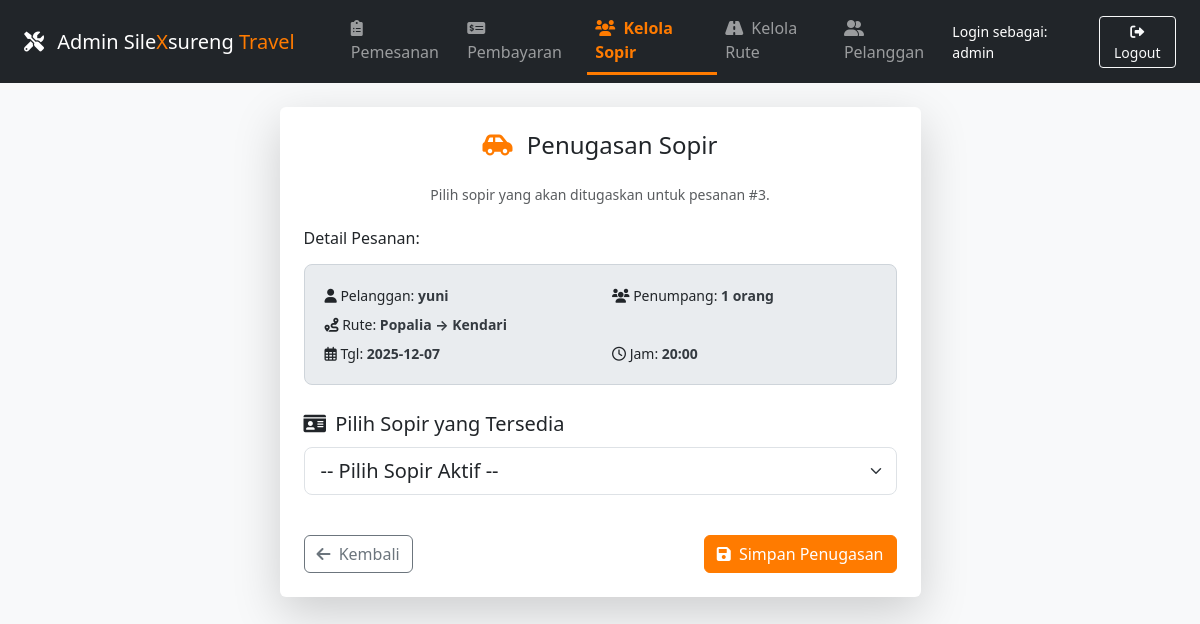
The app's page /admin_pilih_sopir.php?id_pemesanan=3 (signed in) with its own data.
### tables this page shows
CREATE TABLE `pemesanan` (
  `id_pemesanan` int(11) NOT NULL,
  `id_pelanggan` int(11) NOT NULL,
  `id_rute` int(11) NOT NULL,
  `id_sopir` int(11) DEFAULT NULL,
  `tanggal_berangkat` date NOT NULL,
  `jam_berangkat` time NOT NULL,
  `jumlah_penumpang` int(11) NOT NULL,
  `total_harga` decimal(12,2) NOT NULL,
  `status` enum('pending','dialokasikan','dalam_perjalanan','selesai','dibatalkan') DEFAULT 'pending',
  `dibuat_pada` timestamp NOT NULL DEFAULT current_timestamp(),
  `bukti_pembayaran` varchar(255) DEFAULT NULL,
  `status_pembayaran` enum('Belum Bayar','Menunggu Konfirmasi','Lunas','Ditolak') DEFAULT 'Belum Bayar'
);

CREATE TABLE `pelanggan` (
  `id_pelanggan` int(11) NOT NULL,
  `nama` varchar(100) NOT NULL,
  `no_hp` varchar(15) NOT NULL,
  `email` varchar(100) DEFAULT NULL,
  `alamat` text DEFAULT NULL,
  `username` varchar(50) NOT NULL,
  `password` varchar(255) NOT NULL,
  `dibuat_pada` timestamp NOT NULL DEFAULT current_timestamp()
);

CREATE TABLE `rute` (
  `id_rute` int(11) NOT NULL,
  `asal` varchar(100) NOT NULL,
  `tujuan` varchar(100) NOT NULL,
  `harga` decimal(10,2) NOT NULL,
  `jadwal_keberangkatan` text DEFAULT NULL
);

### admin_pilih_sopir.php (the view, shortened to what this page needs)
<?php
include 'koneksi.php';
$id_pemesanan = (int) ($_GET['id_pemesanan'] ?? 0);
$sql_p = "
    SELECT p.id_pemesanan,
           pel.nama AS nama_pelanggan,
           r.asal,
           r.tujuan,
           p.tanggal_berangkat,
           p.jam_berangkat,
           p.jumlah_penumpang
    FROM pemesanan p
    JOIN pelanggan pel ON p.id_pelanggan = pel.id_pelanggan
    JOIN rute r      ON p.id_rute = r.id_rute
    WHERE p.id_pemesanan = ?
";
$stmt_p = mysqli_prepare($koneksi, $sql_p);
mysqli_stmt_bind_param($stmt_p, "i", $id_pemesanan);
mysqli_stmt_execute($stmt_p);
$res_p = mysqli_stmt_get_result($stmt_p);
$data_p = mysqli_fetch_assoc($res_p);
$sopir_list = [];
$sql_s = "SELECT id_sopir, nama, no_hp FROM sopir WHERE aktif = 1 ORDER BY nama";
$res_s = mysqli_query($koneksi, $sql_s);
while ($row = mysqli_fetch_assoc($res_s)) {
    $sopir_list[] = $row;
}
?>
<!doctype html>
<html lang="id">
<head>
    <link href="https://cdn.jsdelivr.net/npm/bootstrap@5.3.0/dist/css/bootstrap.min.css" rel="stylesheet">
    <link href="css/style.css" rel="stylesheet">
    <link rel="stylesheet" href="https://cdnjs.cloudflare.com/ajax/libs/font-awesome/6.0.0/css/all.min.css">
</head>
<body class="bg-light">
<nav class="navbar navbar-expand-lg navbar-dark bg-dark sticky-top">
    <div class="container-fluid px-4">
        <a class="navbar-brand me-5" href="admin_pemesanan.php">
            <i class="fas fa-tools me-2"></i> Admin Sile<span class="orange">X</span>sureng <span class="orange">Travel</span>
        </a>
        <div class="collapse navbar-collapse" id="adminNavbar">
            <ul class="navbar-nav me-auto mb-2 mb-lg-0">
                <li class="nav-item">
                    <a class="nav-link" href="admin_pemesanan.php">
                        <i class="fas fa-clipboard-list me-1"></i> Pemesanan
                    </a>
                </li>
                <li class="nav-item">
                    <a class="nav-link" href="admin_pembayaran.php">
                        <i class="fas fa-money-check-alt me-1"></i> Pembayaran
                    </a>
                </li>
                <li class="nav-item">
                    <a class="nav-link active fw-bold" href="admin_sopir.php">
                        <i class="fas fa-users me-1"></i> Kelola Sopir
                    </a>
                </li>
                <li class="nav-item">
                    <a class="nav-link" href="admin_rute.php">
                        <i class="fas fa-road me-1"></i> Kelola Rute
                    </a>
                </li>
                <li class="nav-item">
                    <a class="nav-link" href="admin_pelanggan.php">
                        <i class="fas fa-user-friends me-1"></i> Pelanggan
                    </a>
                </li>
            </ul>
        </div>
        <div class="d-flex align-items-center">
            <span class="text-white small me-3 d-none d-lg-inline">
                Login sebagai: <?= htmlspecialchars($_SESSION['admin_username'] ?? 'Admin') ?>
            </span>
            <a href="logout_admin.php" class="btn btn-outline-light btn-sm">
                <i class="fas fa-sign-out-alt"></i> Logout
            </a>
        </div>
    </div>
</nav>
<div class="container mt-4 mb-5">
    <div class="row justify-content-center">
        <div class="col-md-7">
            <div class="card shadow-lg border-0">
                <div class="card-body p-4">
                    <h4 class="mb-4 text-center">
                        <i class="fas fa-car-side me-2 orange-text"></i> Penugasan Sopir
                    </h4>
                    <p class="text-center text-muted small">
                        Pilih sopir yang akan ditugaskan untuk pesanan #<?= $data_p['id_pemesanan'] ?>.
                    </p>
                    <h6 class="mb-3 mt-4">Detail Pesanan:</h6>
                    <div class="summary-box mb-4">
                        <div class="row small">
                            <div class="col-md-6 mb-2">
                                <i class="fas fa-user"></i> Pelanggan: <strong><?= htmlspecialchars($data_p['nama_pelanggan']) ?></strong>
                            </div>
                            <div class="col-md-6 mb-2">
                                <i class="fas fa-users"></i> Penumpang: <strong><?= (int)$data_p['jumlah_penumpang'] ?> orang</strong>
                            </div>
                            <div class="col-12 mb-2">
                                <i class="fas fa-route"></i> Rute:
                                <strong><?= htmlspecialchars($data_p['asal']) ?> &rarr; <?= htmlspecialchars($data_p['tujuan']) ?></strong>
                            </div>
                            <div class="col-md-6">
                                <i class="far fa-calendar-alt"></i> Tgl:
                                <strong><?= htmlspecialchars($data_p['tanggal_berangkat']) ?></strong>
                            </div>
                            <div class="col-md-6">
                                <i class="far fa-clock"></i> Jam:
                                <strong><?= htmlspecialchars(substr($data_p['jam_berangkat'],0,5)) ?></strong>
                            </div>
                        </div>
                    </div>
                    <form method="post">
                        <div class="mb-4">
                            <label class="form-label fs-5">
                                <i class="fas fa-id-card me-1"></i> Pilih Sopir yang Tersedia
                            </label>
                            <?php if (empty($sopir_list)): ?>
                                <div class="alert alert-warning mb-0">
                                    <i class="fas fa-info-circle"></i> Tidak ada sopir aktif. Silakan tambahkan sopir terlebih dahulu.
                                </div>
                            <?php else: ?>
                                <select name="id_sopir" class="form-select form-select-lg" required>
                                    <option value="">-- Pilih Sopir Aktif --</option>
                                </select>
                            <?php endif; ?>
                        </div>
                        <div class="d-flex justify-content-between pt-3">
                            <a href="admin_pemesanan.php" class="btn btn-outline-secondary">
                                <i class="fas fa-arrow-left me-1"></i> Kembali
                            </a>
                            <button type="submit" class="btn btn-orange">
                                <i class="fas fa-save me-1"></i> Simpan Penugasan
                            </button>
                        </div>
                    </form>
                </div>
            </div>
        </div>
    </div>
</div>
</body>
</html>

### css/style.css (style rules this page uses)
body { background: #f5f7fb; }
.orange { color: #ff7b00; }
.nav-link.active { color: #ff7b00 !important; border-bottom: 3px solid #ff7b00; }
.btn-orange { background-color: #ff7b00 !important; border-color: #ff7b00 !important; color: #fff !important; }

### admin_pilih_sopir.php (style rules this page uses)
.orange-text { color: #ff7b00; }
.nav-link.active { color: #ff7b00 !important; border-bottom: 3px solid #ff7b00; }
.summary-box { background-color: #e9ecef; border-radius: 8px; padding: 20px; border: 1px solid #ced4da; }
.summary-box strong { color: #343a40; }

### records on screen
pemesanan: id_pemesanan "3", id_pelanggan.nama "yuni", jumlah_penumpang "1", id_rute.asal "Popalia", id_rute.tujuan "Kendari", tanggal_berangkat "2025-12-07", jam_berangkat "20:00"

### other values on screen
$_SESSION['admin_username'] "admin"
